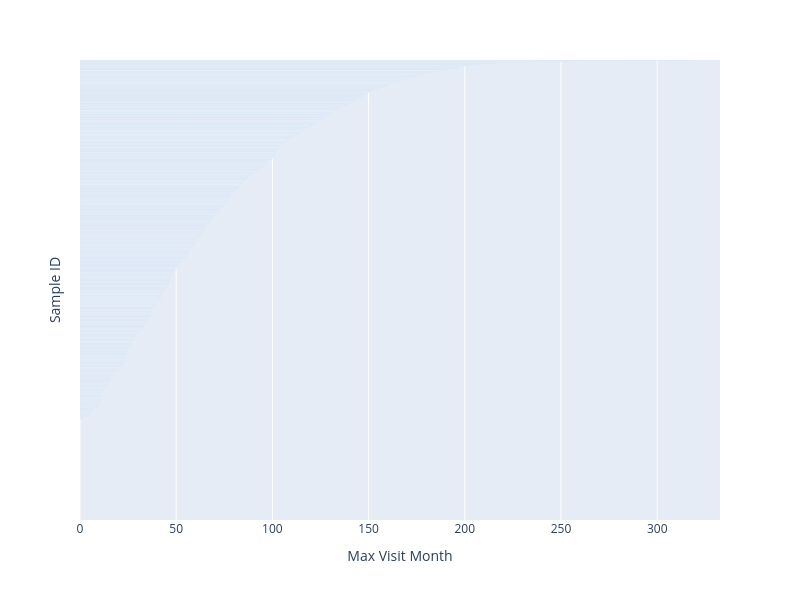

This figure's notebook cell:
### Code cell
fig = px.bar(
    max_visits, 
    x="visit_month", 
    y="clinical_id", 
    orientation="h",
    labels={"clinical_id": "Sample ID", "visit_month": "Max Visit Month"}
)

fig.update_traces(marker=dict(color="#A7C7E7"))
fig.update_layout(yaxis_categoryorder="total ascending",bargap=0, height = 600, width = 800, yaxis=dict(showticklabels=False))

fig.show()
fig.write_html("max_visit_month_TUEPAC.html")

### Figure 1 — Plotly figure (JSON) as saved in the notebook; plotly's stock layout.template omitted (floating-point values rounded to 4 significant figures; data arrays with more than 128 entries replaced by an {"elided": "..."} marker saying what was removed)
{"data": [{"alignmentgroup": "True", "hovertemplate": "Max Visit Month=%{x}<br>Sample ID=%{y}<extra></extra>", "legendgroup": "", "marker": {"color": "#A7C7E7", "pattern": {"shape": ""}}, "name": "", "offsetgroup": "", "orientation": "h", "showlegend": false, "textposition": "auto", "type": "bar", "x": {"elided": "2250 int values"}, "xaxis": "x", "y": {"elided": "2250 str values"}, "yaxis": "y"}], "layout": {"bargap": 0, "barmode": "relative", "height": 600, "legend": {"tracegroupgap": 0}, "margin": {"t": 60}, "width": 800, "xaxis": {"anchor": "y", "domain": [0, 1], "title": {"text": "Max Visit Month"}}, "yaxis": {"anchor": "x", "categoryorder": "total ascending", "domain": [0, 1], "showticklabels": false, "title": {"text": "Sample ID"}}}}
